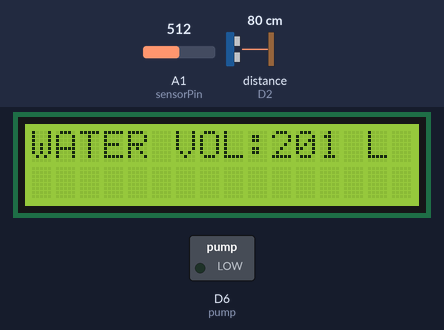
The sketch below on a simulated Arduino MKR. On the bench: 16×2 character LCD, switched loads named in the sketch (green lamp = pin HIGH). Wiring (inferred from the names in the program): ultrasonic range finder: trigger D3; echo D2. Inputs (shaded band) come from the test bench; at power-on: distance to the obstacle (sensor on D2) 80 cm, A1 (sensorPin) = 512. The echo pulse lasts 58.3 µs per cm; WiFi joins after 1.5 s; servers stay silent unless stated; pins used as bus, display or sensor lines are not drawn; what the sketch prints to the serial monitor is not drawn.

Above: at 3.0 s.
3.1 s: distance to the obstacle (sensor on D2) set to 2 cm
At 9.3 s:
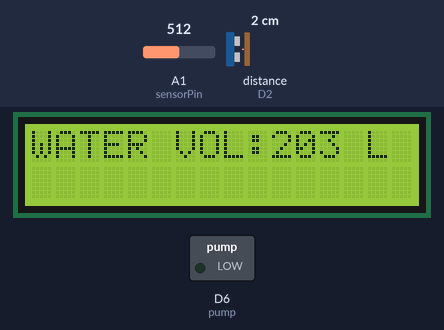
13.8 s: A1 (sensorPin) set to 716
At 16.9 s:
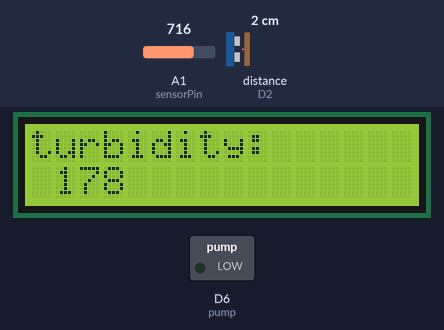
19.6 s: distance to the obstacle (sensor on D2) set to 35 cm
At 25.3 s:
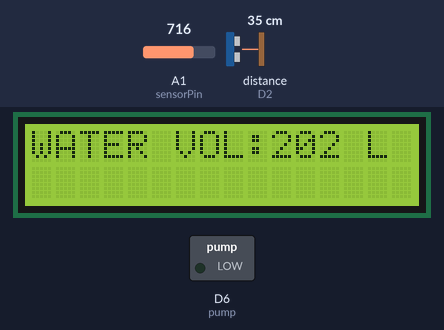
27.5 s: A1 (sensorPin) set to 810
At 31.7 s:
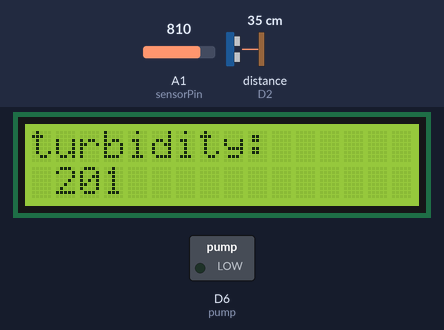
34.8 s: distance to the obstacle (sensor on D2) set to 120 cm
At 40.4 s:
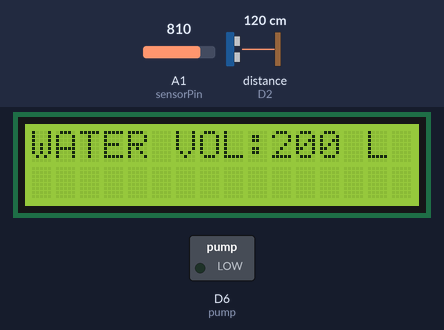
43.2 s: A1 (sensorPin) set to 790
At 48.2 s:
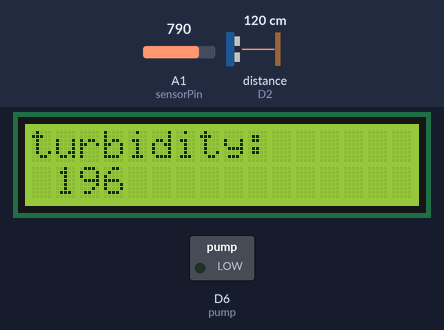
Timing chart, 0 to 49.7 s (numbered marks = the images above; inputs shaded):
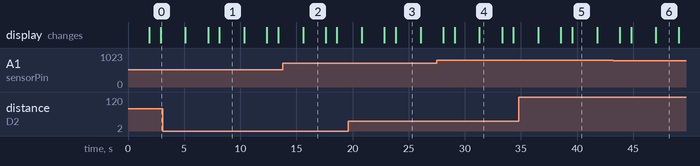

Measured:
- what the display in image 1 shows lasts 2.3 s, from 8.1 s to 10.4 s
- what the display in image 2 shows lasts 2.0 s, from 15.6 s to 17.6 s

The sketch:

Version2Code.ino
```cpp
#include <Wire.h>
#include <LiquidCrystal_I2C.h>
#define BLYNK_PRINT Serial
#include <SPI.h>
#include <WiFiNINA.h>
#include <BlynkSimpleWiFiNINA.h>

LiquidCrystal_I2C lcd(0x27, 16, 2);

// You should get Auth Token in the Blynk App.
// Go to the Project Settings (nut icon).
char auth[] = "uHqjEyPIN448FmkS-xlVObo2JOxSImE4";
// Your WiFi credentials.
// Set password to "" for open networks.
//char ssid[] = "dekut";
//char pass[] = "dekut@ict2020?";

char ssid[] = "DON VINTON";
char pass[] = "Vinton001";


const unsigned int TRIG_PIN = 3;
const unsigned int ECHO_PIN = 2;
const unsigned int BAUD_RATE = 9600;

// defines variables
long duration; // variable for the duration of sound wave travel
int distance; // variable for the distance measurement

int maximumRange = 800; // maximum height of tank in cm
float v;                // volume in cubic cm
int r = 9;           // radius of tank in cm
int cap;                // capacity in liters
int actual_height;      // actual height in cm

int sensorPin = A1;

int pump = 6;

void setup() {
  pinMode(pump, OUTPUT); // Pin to connect the relay
  lcd.begin();
  Blynk.begin(auth, ssid, pass);
  pinMode(TRIG_PIN, OUTPUT);
  pinMode(ECHO_PIN, INPUT);
  Serial.begin(BAUD_RATE);
  //lcd.backlight();//To Power ON the back light
  lcd.print("SECOND COUNT");
}

void loop() {
  Blynk.run();
  waterlevel();
  turbidityval();
}

void waterlevel() {

  digitalWrite(TRIG_PIN, LOW);
  delayMicroseconds(2);
  digitalWrite(TRIG_PIN, HIGH);
  delayMicroseconds(10);
  digitalWrite(TRIG_PIN, LOW);
  const unsigned long duration = pulseIn(ECHO_PIN, HIGH);
  int distance = duration/582;
  actual_height = maximumRange - distance;
  v = ((3.14 * (r * r)) * (actual_height)); // formula to calculate volume in cubic cm
  cap = v / 1000; // final capacity in liters
  Blynk.virtualWrite(V5, cap);
  if (duration == 0) {
    Serial.println("Warning: no pulse from sensor");
  }
  else {
    Serial.print("distance to nearest object:");
    Serial.println(distance);
    Serial.println(" cm");
    lcd.clear();
    lcd.setCursor(0, 0); //Defining positon to write from first row,first column .
    lcd.print("WATER VOL:"); //You can write 16 Characters per line .
    delay(1000);//Delay used to give a dynamic effect
    lcd.setCursor(10, 0); //Defining positon to write from second row,first column .
    lcd.print(cap);
    lcd.setCursor(14, 0); //Defining positon to write from second row,first column
    lcd.print("L"); //You can write 16 Characters per line .
    delay(100);
  }
  delay(2000);
}

void turbidityval(){
  int sensorValue = analogRead(sensorPin);
  Serial.println(sensorValue);
  int turbidity = map(sensorValue, 0, 1023, 0, 255);
  delay(100);
  lcd.clear();
  lcd.setCursor(0, 0);
  lcd.print("turbidity:");
  lcd.setCursor(1,1);
  lcd.print(turbidity);
  delay(2000);
  Serial.println(turbidity);
  Blynk.virtualWrite(V4, "add", millis() / 1000 , "NTU",  turbidity);
}
```
